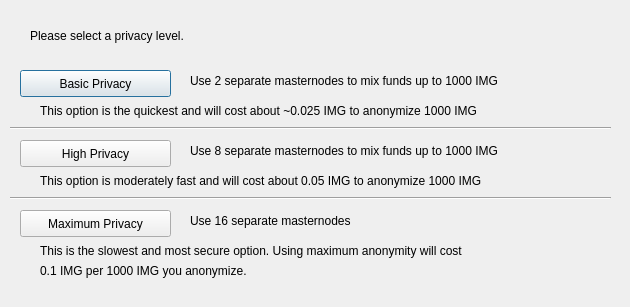
<?xml version="1.0" encoding="UTF-8"?>
<ui version="4.0">
 <class>DarksendConfig</class>
 <widget class="QDialog" name="DarksendConfig">
  <property name="geometry">
   <rect>
    <x>0</x>
    <y>0</y>
    <width>630</width>
    <height>307</height>
   </rect>
  </property>
  <property name="windowTitle">
   <string>Configure PrivateSend</string>
  </property>
  <widget class="QPushButton" name="buttonBasic">
   <property name="geometry">
    <rect>
     <x>20</x>
     <y>70</y>
     <width>151</width>
     <height>27</height>
    </rect>
   </property>
   <property name="text">
    <string>Basic Privacy</string>
   </property>
  </widget>
  <widget class="QPushButton" name="buttonHigh">
   <property name="geometry">
    <rect>
     <x>20</x>
     <y>140</y>
     <width>151</width>
     <height>27</height>
    </rect>
   </property>
   <property name="text">
    <string>High Privacy</string>
   </property>
  </widget>
  <widget class="QPushButton" name="buttonMax">
   <property name="geometry">
    <rect>
     <x>20</x>
     <y>210</y>
     <width>151</width>
     <height>27</height>
    </rect>
   </property>
   <property name="text">
    <string>Maximum Privacy</string>
   </property>
  </widget>
  <widget class="QLabel" name="label">
   <property name="geometry">
    <rect>
     <x>30</x>
     <y>20</y>
     <width>571</width>
     <height>31</height>
    </rect>
   </property>
   <property name="text">
    <string>Please select a privacy level.</string>
   </property>
  </widget>
  <widget class="QLabel" name="label_2">
   <property name="geometry">
    <rect>
     <x>190</x>
     <y>70</y>
     <width>421</width>
     <height>21</height>
    </rect>
   </property>
   <property name="text">
    <string>Use 2 separate masternodes to mix funds up to 1000 IMG</string>
   </property>
  </widget>
  <widget class="QLabel" name="label_3">
   <property name="geometry">
    <rect>
     <x>190</x>
     <y>140</y>
     <width>411</width>
     <height>21</height>
    </rect>
   </property>
   <property name="text">
    <string>Use 8 separate masternodes to mix funds up to 1000 IMG</string>
   </property>
  </widget>
  <widget class="QLabel" name="label_4">
   <property name="geometry">
    <rect>
     <x>190</x>
     <y>210</y>
     <width>421</width>
     <height>21</height>
    </rect>
   </property>
   <property name="text">
    <string>Use 16 separate masternodes</string>
   </property>
  </widget>
  <widget class="QLabel" name="label_6">
   <property name="geometry">
    <rect>
     <x>40</x>
     <y>100</y>
     <width>561</width>
     <height>21</height>
    </rect>
   </property>
   <property name="text">
    <string>This option is the quickest and will cost about ~0.025 IMG to anonymize 1000 IMG</string>
   </property>
  </widget>
  <widget class="QLabel" name="label_7">
   <property name="geometry">
    <rect>
     <x>40</x>
     <y>170</y>
     <width>561</width>
     <height>21</height>
    </rect>
   </property>
   <property name="text">
    <string>This option is moderately fast and will cost about 0.05 IMG to anonymize 1000 IMG</string>
   </property>
  </widget>
  <widget class="QLabel" name="label_8">
   <property name="geometry">
    <rect>
     <x>40</x>
     <y>240</y>
     <width>561</width>
     <height>21</height>
    </rect>
   </property>
   <property name="text">
    <string>This is the slowest and most secure option. Using maximum anonymity will cost</string>
   </property>
  </widget>
  <widget class="QLabel" name="label_9">
   <property name="geometry">
    <rect>
     <x>40</x>
     <y>260</y>
     <width>561</width>
     <height>21</height>
    </rect>
   </property>
   <property name="text">
    <string>0.1 IMG per 1000 IMG you anonymize.</string>
   </property>
  </widget>
  <widget class="Line" name="line">
   <property name="geometry">
    <rect>
     <x>10</x>
     <y>120</y>
     <width>601</width>
     <height>16</height>
    </rect>
   </property>
   <property name="orientation">
    <enum>Qt::Horizontal</enum>
   </property>
  </widget>
  <widget class="Line" name="line_2">
   <property name="geometry">
    <rect>
     <x>10</x>
     <y>190</y>
     <width>601</width>
     <height>16</height>
    </rect>
   </property>
   <property name="orientation">
    <enum>Qt::Horizontal</enum>
   </property>
  </widget>
 </widget>
 <resources/>
 <connections/>
</ui>
